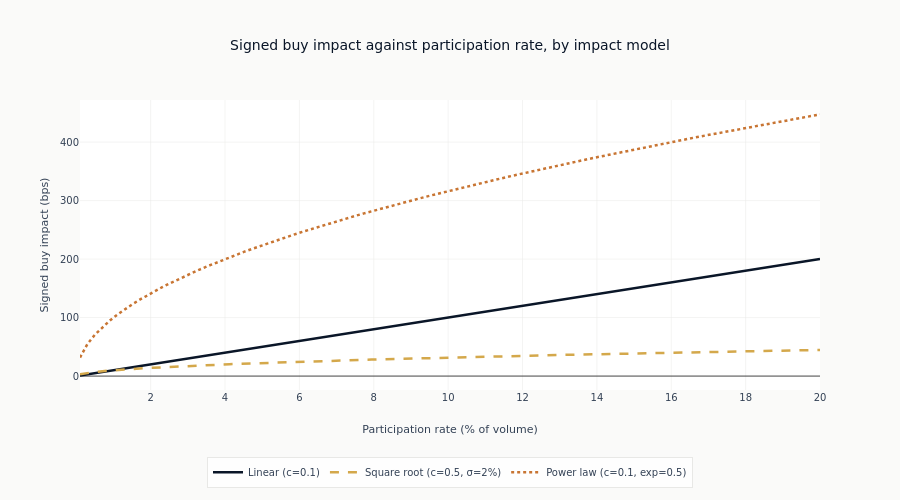

The notebook cell saved with this chart:
### Markdown cell above
## Part 3: Visual Comparison

The first chart compares the illustrative parameter sets used above. Its levels are not a model
ranking: `SquareRootImpact` includes volatility in its scale, while `PowerLawImpact` does not.

### Code cell
fig = go.Figure()
comparison_specs = (
    ("Linear (c=0.1)", linear_impacts, COLORS["blue"], "solid"),
    ("Square root (c=0.5, σ=2%)", sqrt_impacts_mid, COLORS["amber"], "dash"),
    ("Power law (c=0.1, exp=0.5)", power_impacts_sqrt, COLORS["copper"], "dot"),
)
for label, impacts, color, dash in comparison_specs:
    fig.add_scatter(
        x=participation_rates * 100,
        y=[impact / price * 10000 for impact in impacts],
        mode="lines",
        name=label,
        line=dict(width=2.5, color=color, dash=dash),
    )
fig.update_layout(
    title="Signed buy impact against participation rate, by impact model",
    xaxis_title="Participation rate (% of volume)",
    yaxis_title="Signed buy impact (bps)",
    height=500,
    legend=dict(orientation="h", y=-0.23, x=0.5, xanchor="center"),
    margin=dict(b=105),
)
show_plotly_with_alt(
    fig,
    "Three impact curves against participation rate. The linear one is a straight line through "
    "the origin; the square-root and power-law ones share the same concave shape, rising fast "
    "near zero participation and flattening after it. The power-law curve is the highest of the "
    "three over almost the whole range, even though it is the square-root curve that shares its "
    "shape. The square-root curve starts above the linear one at the smallest participations and "
    "crosses below it early, staying the lowest of the three from there on.",
)
